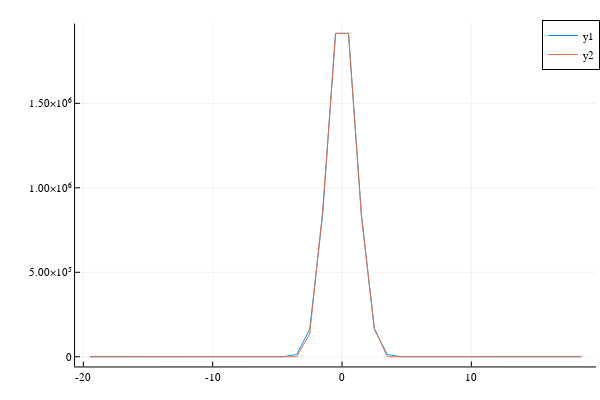

The notebook cell saved with this chart:
### Code cell
fittedlaser3 = curve_fit(m, daxe, hlaser.weights[:,s3], p0);
plot(daxe,hcat(m(daxe, fittedlaser3.param),hlaser.weights[:,s3]))

### Figure 1 — Plotly figure (JSON) as saved in the notebook; plotly's stock layout.template omitted (floating-point values rounded to 4 significant figures)
{"data": [{"colorbar": {"len": 0.9525, "title": "", "x": 0.9934, "y": 0.5139}, "legendgroup": "y1", "line": {"color": "rgba(0, 154, 250, 1.000)", "dash": "solid", "shape": "linear", "width": 1}, "mode": "lines", "name": "y1", "showlegend": true, "type": "scatter", "x": [-19.5, -18.5, -17.5, -16.5, -15.5, -14.5, -13.5, -12.5, -11.5, -10.5, -9.5, -8.5, -7.5, -6.5, -5.5, -4.5, -3.5, -2.5, -1.5, -0.5, 0.5, 1.5, 2.5, 3.5, 4.5, 5.5, 6.5, 7.5, 8.5, 9.5, 10.5, 11.5, 12.5, 13.5, 14.5, 15.5, 16.5, 17.5, 18.5], "xaxis": "x", "y": [1.95e-62, 1.228e-55, 3.393e-49, 4.112e-43, 2.186e-37, 5.1e-32, 5.218e-27, 2.342e-22, 4.611e-18, 3.983e-14, 1.509e-10, 2.509e-07, 0.0001829, 0.05851, 8.21, 505.4, 13650.0, 161700.0, 840100.0, 1915000.0, 1915000.0, 840100.0, 161700.0, 13650.0, 505.4, 8.21, 0.05851, 0.0001829, 2.509e-07, 1.509e-10, 3.983e-14, 4.611e-18, 2.342e-22, 5.218e-27, 5.1e-32, 2.186e-37, 4.112e-43, 3.393e-49, 1.228e-55], "yaxis": "y"}, {"colorbar": {"len": 0.9525, "title": "", "x": 0.9934, "y": 0.5139}, "legendgroup": "y2", "line": {"color": "rgba(227, 111, 71, 1.000)", "dash": "solid", "shape": "linear", "width": 1}, "mode": "lines", "name": "y2", "showlegend": true, "type": "scatter", "x": [-19.5, -18.5, -17.5, -16.5, -15.5, -14.5, -13.5, -12.5, -11.5, -10.5, -9.5, -8.5, -7.5, -6.5, -5.5, -4.5, -3.5, -2.5, -1.5, -0.5, 0.5, 1.5, 2.5, 3.5, 4.5, 5.5, 6.5, 7.5, 8.5, 9.5, 10.5, 11.5, 12.5, 13.5, 14.5, 15.5, 16.5, 17.5, 18.5], "xaxis": "x", "y": [0, 0, 0, 0, 0, 0, 0, 0, 0, 0, 0, 0, 0, 58.58, 19.66, 0, 26.86, 135700.0, 859300.0, 1913000.0, 1913000.0, 833400.0, 170300.0, 28.08, 0, 0, 0, 0, 0, 0, 0, 0, 0, 0, 0, 0, 0, 0, 0], "yaxis": "y"}], "layout": {"annotations": [], "height": 400, "legend": {"bgcolor": "rgba(255, 255, 255, 1.000)", "bordercolor": "rgba(0, 0, 0, 1.000)", "borderwidth": 1, "font": {"color": "rgba(0, 0, 0, 1.000)", "family": "sans-serif", "size": 11}, "title": {"font": {"color": "rgba(0, 0, 0, 1.000)", "family": "sans-serif", "size": 15}, "text": ""}, "tracegroupgap": 0, "traceorder": "normal", "x": 1, "xanchor": "auto", "y": 1, "yanchor": "auto"}, "margin": {"b": 20, "l": 0, "r": 0, "t": 20}, "paper_bgcolor": "rgba(255, 255, 255, 1.000)", "plot_bgcolor": "rgba(255, 255, 255, 1.000)", "showlegend": true, "width": 600, "xaxis": {"anchor": "y", "domain": [0.1251, 0.9934], "gridcolor": "rgba(0, 0, 0, 0.100)", "gridwidth": 0.5, "linecolor": "rgba(0, 0, 0, 1.000)", "mirror": false, "range": [-20.64, 19.64], "showgrid": true, "showline": true, "showticklabels": true, "tickangle": 0, "tickcolor": "rgb(0, 0, 0)", "tickfont": {"color": "rgba(0, 0, 0, 1.000)", "family": "sans-serif", "size": 11}, "tickmode": "array", "ticks": "inside", "ticktext": ["-20", "-10", "0", "10"], "tickvals": [-20, -10, 0, 10], "title": "", "titlefont": {"color": "rgba(0, 0, 0, 1.000)", "family": "sans-serif", "size": 15}, "type": "-", "visible": true, "zeroline": false, "zerolinecolor": "rgba(0, 0, 0, 1.000)"}, "yaxis": {"anchor": "x", "domain": [0.03762, 0.9902], "gridcolor": "rgba(0, 0, 0, 0.100)", "gridwidth": 0.5, "linecolor": "rgba(0, 0, 0, 1.000)", "mirror": false, "range": [-57450.0, 1972000.0], "showgrid": true, "showline": true, "showticklabels": true, "tickangle": 0, "tickcolor": "rgb(0, 0, 0)", "tickfont": {"color": "rgba(0, 0, 0, 1.000)", "family": "sans-serif", "size": 11}, "tickmode": "array", "ticks": "inside", "ticktext": ["0", "5.00×10⁵", "1.00×10⁶", "1.50×10⁶"], "tickvals": [0, 500000, 1000000, 1500000], "title": "", "titlefont": {"color": "rgba(0, 0, 0, 1.000)", "family": "sans-serif", "size": 15}, "type": "-", "visible": true, "zeroline": false, "zerolinecolor": "rgba(0, 0, 0, 1.000)"}}}
